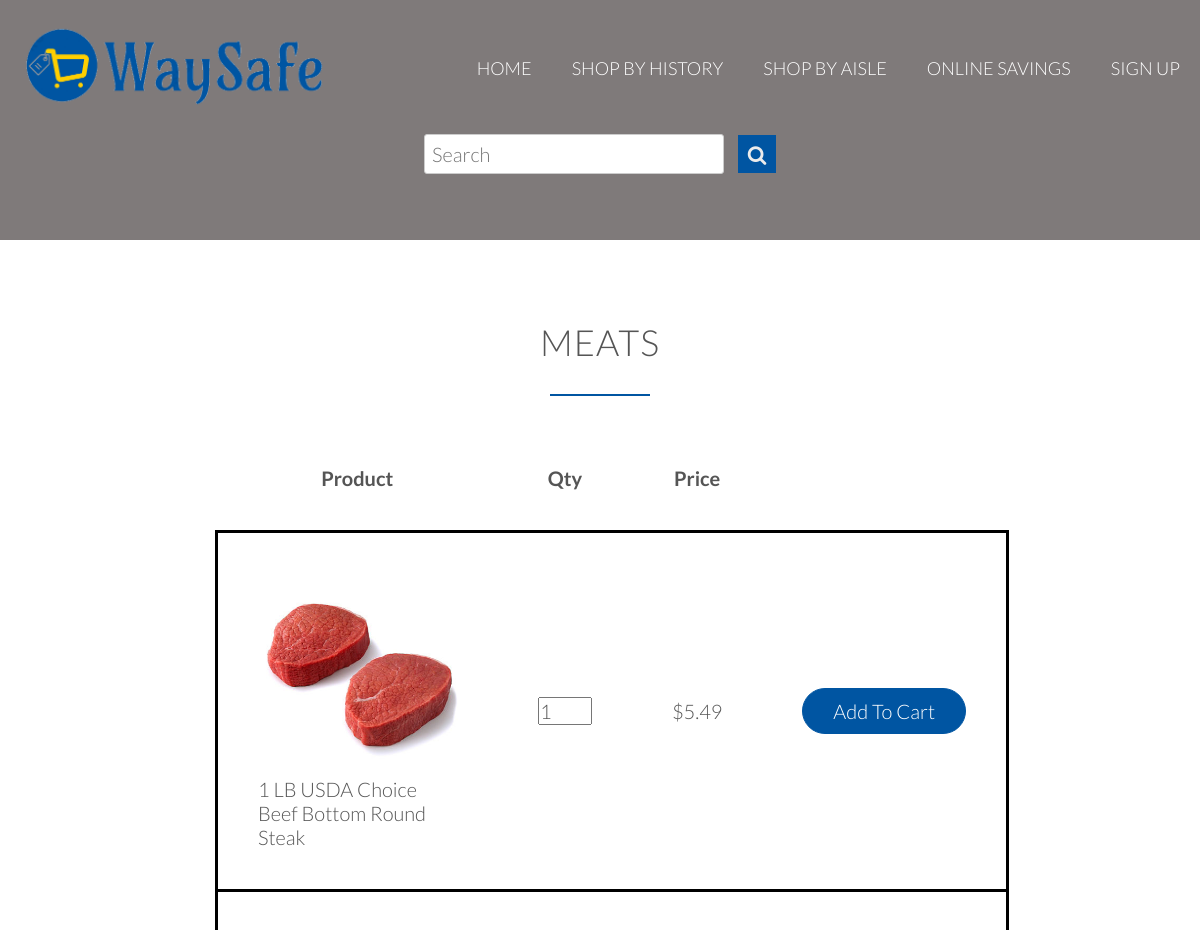
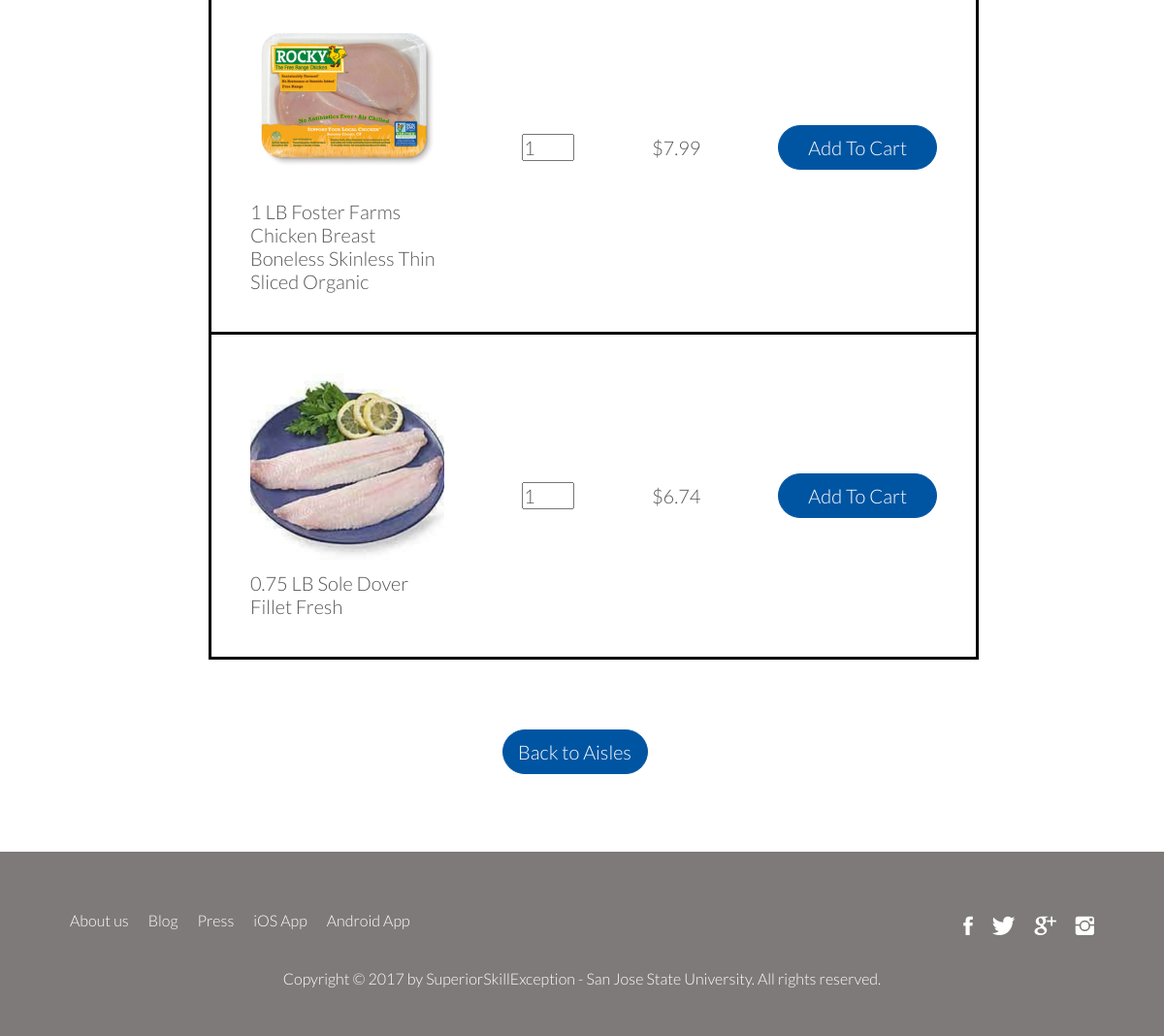
Screenshot of /aisle/meat/ with the database file from the repository (2 pictures, top to bottom).
### aisle/models.py (models this page shows, shortened)
class Item(models.Model):
    item_name = models.CharField(max_length = 40)
    category = models.CharField(max_length = 40)
    sub_category = models.CharField(max_length = 40)
    item_logo = models.CharField(max_length = 1000)
    price = models.DecimalField(max_digits=10, decimal_places=3, default='0')

### aisle/views.py (the view)
def meat_item(request):
    meatitems = Item.objects.raw('SELECT * FROM aisle_item WHERE category = "Meat"')
    template_name = 'aisle/meat.html'
    context = {"meatitems": meatitems}
    c = cart()
    if request.is_ajax():
        requestajax = request.POST.get('key')
        requestajaxamount = request.POST.get('amount')
        c.item_list = requestajax
        c.quantity = requestajaxamount
        c.save()
    return render(request,template_name, context)

### aisle/templates/aisle/meat.html (shortened to what this page needs)
<!DOCTYPE html>
<html lang="en">
{% load static %}
<head>
    <link rel="stylesheet" type="text/css" href="{% static 'vendors/css/normalize.css' %}">
    <link rel="stylesheet" type="text/css" href="{% static 'vendors/css/grid.css' %}">
    <link rel="stylesheet" type="text/css" href="{% static 'vendors/css/ionicons.min.css' %}">
    <link rel="stylesheet" type="text/css" href="{% static 'vendors/css/animate.css' %}">
    <link rel="stylesheet" type="text/css" href="{% static 'resources/css/style.css' %}">
    <link rel="stylesheet" type="text/css" href="{% static 'resources/css/queries.css' %}">
</head>
{% block body %}
<body>
{% include 'aisle/base_navBar.html' %}
<section class="section-features js--section-features" >
    <div class="row">
        <h2>Meats</h2>
    </div>
    <div >
        <div align="center" id="page">
            <table id="cart" style="margin: 0 0 2% 2% ">
                <thead>
                <tr>
                    <th class="first" style="padding: 40px 40px 40px 40px">Product</th>
                    <th class="third" style="padding: 40px 40px 40px 40px">Qty</th>
                    <th class="fourth" style="padding: 40px 40px 40px 40px">Price</th>
                    <th class="fifth" style="padding: 40px 40px 40px 40px">&nbsp;</th>
                </tr>
                </thead>
                <tbody>
                {% if meatitems %}
                {% for items in meatitems %}
                <tr class="productitm"
                    style="width: 800px; max-width: 500px; border: 3px solid black ; margin: 10px 10px 10px 10px">
                    <td style="padding: 40px 40px 40px 40px"><img src={{ items.item_logo}} class="thumb" style="height: 200px; width:200px">
                        <div class="testcontainer">
                             <div style="max-width:200px; word-wrap;break-word;">{{items.item_name}}</div>
                        </div>
                    </td>
                   <form id="quantityvalue">
                                    <td style="padding: 40px 40px 40px 40px"><input type="number" name="{{ items.id }}"
                                                                                    id="{{ items.id }}" value="1"
                                                                                    min="0" max="99" class="qtyinput">
                                    </td>
                                </form>
                    <td style="padding: 40px 40px 40px 40px">${{items.price|floatformat:2 }}</td>
                    <td style="padding: 40px 40px 40px 40px">
                        <main>
                                        <button style="background-color:#0055A2; border: 1px solid #0055A2; color:#fff; border-radius:200px; padding:10px 30px"
                                                type="submit" onclick="myFunction({{ items.id }})"
                                                name="{{ items.item_name }}" value="{{ items.id }}"
                                                class="cd-add-to-cart" data-info="{{ items.item_name }}"
                                                data-price="{{ items.price }}"
                                                style="background-color:#0055A2; font-size: 14px; color: #ffffff; padding-bottom: 14px;">
                                            Add To Cart
                                        </button>
                                    </main>
                    </td>
                </tr>
                {% endfor %}
                {% endif %}
                </tbody>
            </table>
            <br><br>
            <div align="center">
                <a class="btn btn-full js" href="/aisle"
                   style="border-radius: 25px; padding: 10px; width: 150px;  text-align:center;">Back to Aisles</a>
            </div>
        </div>
    </div>
</section>
{% include 'aisle/base_footer.html' %}
</body>
{% endblock %}
</html>

### index/static/resources/css/style.css (style rules this page uses)
* { margin: 0; padding: 0; box-sizing: border-box; }
html, body { background-color: #fff; color: #555; font-family: 'Lato', 'Arial', sans-serif; font-weight: 300; font-size: 20px; text-rendering: optimizeLegibility; overflow-x: hidden; }
.row { max-width: 1140px; margin: 0 auto; }
section { padding: 80px 0; }
h1, h2, h3 { font-weight: 300; text-transform: uppercase; }
h2 { font-size: 180%; word-spacing: 2px; text-align: center; margin-bottom: 30px; letter-spacing: 1px; }
h2:after { display: block; height: 2px; background-color: #0055A2; content: " "; width: 100px; margin: 0 auto; margin-top: 30px; }
a:link, a:visited { text-decoration: none; padding-bottom: 1px; -webkit-transition: border-bottom 0.2s, color 0.2s; transition: border-bottom 0.2s, color 0.2s; }
.btn:link, .btn:visited, input[type=submit] { display: inline-block; padding: 10px 30px; font-weight: 300; text-decoration: none; border-radius: 200px; -webkit-transition: background-color 0.2s, border 0.2s, color 0.2s; transition: background-color 0.2s, border 0.2s, color 0.2s; }
.btn-full:link, .btn-full:visited, input[type=submit] { background-color: #0055A2; border: 1px solid #0055A2; color: #fff; margin-right: 15px; }

### index/static/resources/css/queries.css (style rules this page uses)
@media only screen and (max-width: 1200px) { .row { padding: 0 2%; } }

### rows the page displays
Item: item_logo (picture), item_name "1 LB USDA Choice Beef Bottom Round Steak", price "5.49"
Item: item_logo (picture), item_name "1 LB Foster Farms Chicken Breast Boneless Skinless Thin Sliced Organic", price "7.99"
Item: item_logo (picture), item_name "0.75 LB Sole Dover Fillet Fresh", price "6.74"
